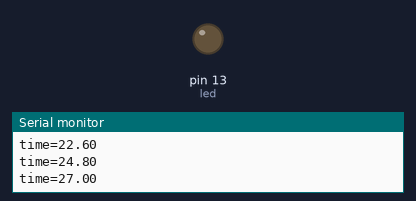
Recording of a sketch running on a simulated Arduino Uno, built with avr-gcc and run on an emulated ATmega328P. On the bench: output pins drawn as LEDs (lit = HIGH), the last lines printed to the serial monitor.

Above: at 0.32 s.
At 39.43 s:
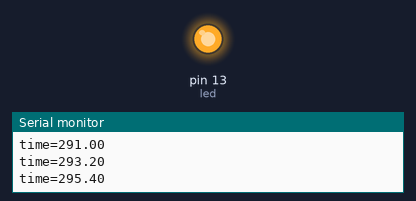
Timing chart, 0 to 40.0 s (numbered marks = the images above):
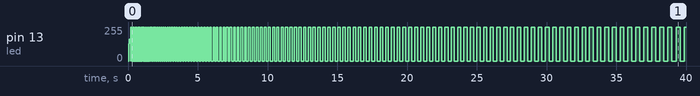

The sketch:

Variables.ino
```cpp
/*
Uses a variable to slow down blinking
http://arduino.cc/en/Tutorial/Variables
 */

// set a pin to be a variable:
int led = 13;                    //int allows variables up from -32,768 to 32,767
float currentTime = 5.0;         //allows floating point variables (decimals)
float moreTime = 2.2;            //allows floating point variables
String message = "time=";        //use for representing a literal array of characters

void setup() {

  pinMode(led, OUTPUT);      // initialize the digital pin as an output.
  Serial.begin(9600);        // initialize serial communication at 9600 bits per second:

}

void loop() {

  digitalWrite(led, HIGH);       // turn the LED on (HIGH is the voltage level 5v)
  delay(currentTime);            // wait for "currentTime"
  digitalWrite(led, LOW);        // turn the LED off by making the voltage LOW
  delay(currentTime);
  currentTime = currentTime + moreTime;      //increase interval by adding the value of "moreTime"
  Serial.print(message);                     //prints the word "time=" on the screen
  Serial.println (currentTime);              //prints the VALUE of time and makes a new line

}
```
